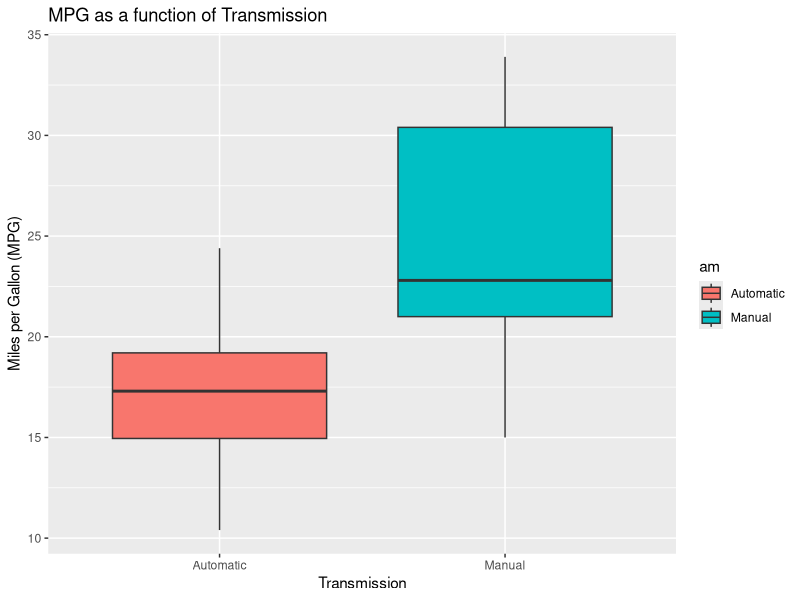
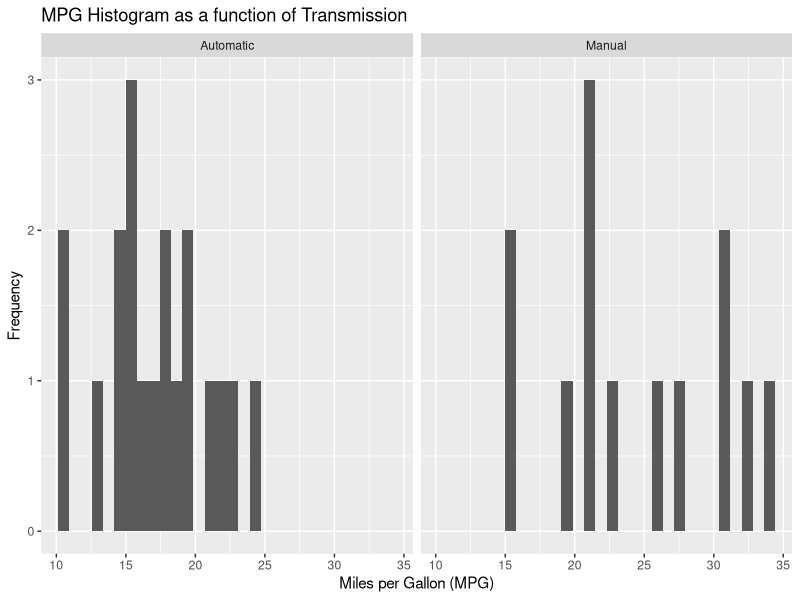
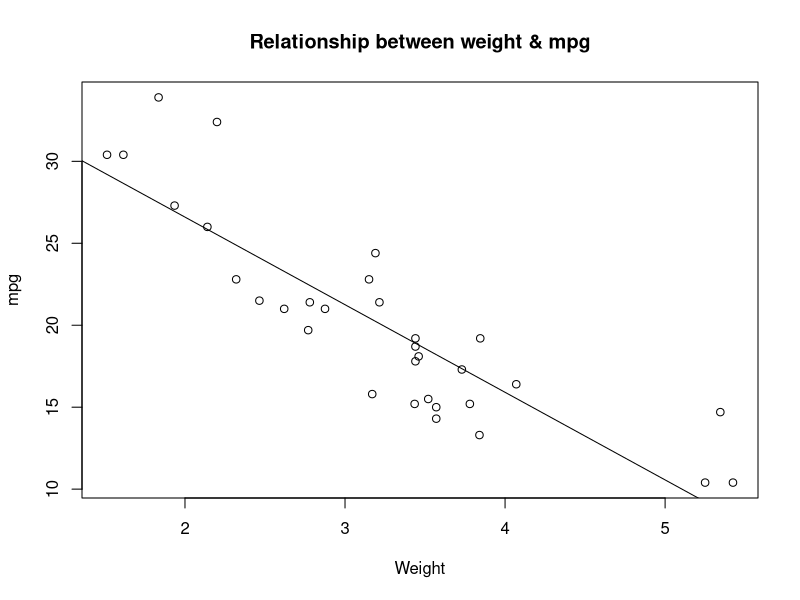

Reproduce these figures in R, in order.
## ---- chunk 1
cache=TRUE
# load the required libraries
library(datasets)
data(mtcars)
#head(mtcars, 2)
mtcars$am <- as.factor(mtcars$am) # make the am value as factor
levels(mtcars$am) <- c("Automatic", "Manual") # 0 - Automatic, 1 - Manual
## ---- chunk 2
aggregate(mpg ~ am, data=mtcars, FUN=mean)
## ---- chunk 3
aModel1 <- lm(mpg ~ cyl, data=mtcars[mtcars$am=='Automatic',])
aModel2 <- lm(mpg ~ wt, data = mtcars[mtcars$am=='Automatic',])
aModel3 <- lm(mpg ~ cyl + wt, data = mtcars[mtcars$am=='Automatic',])
aModel4 <- lm(mpg ~ disp, data = mtcars[mtcars$am=='Automatic',])
aModel5 <- lm(mpg ~ disp + cyl, data = mtcars[mtcars$am=='Automatic',])
aModel6 <- lm(mpg ~ disp + cyl + wt, data = mtcars[mtcars$am=='Automatic',])
aModel7 <- lm(mpg ~ gear, data = mtcars[mtcars$am=='Automatic',])
## ---- chunk 4

mModel1 <- lm(mpg ~ cyl, data=mtcars[mtcars$am=='Manual',])
mModel2 <- lm(mpg ~ wt, data = mtcars[mtcars$am=='Manual',])
mModel3 <- lm(mpg ~ cyl + wt, data = mtcars[mtcars$am=='Manual',])
mModel4 <- lm(mpg ~ disp, data = mtcars[mtcars$am=='Manual',])
mModel5 <- lm(mpg ~ disp + cyl, data = mtcars[mtcars$am=='Manual',])
mModel6 <- lm(mpg ~ disp + cyl + wt, data = mtcars[mtcars$am=='Manual',])
mModel7 <- lm(mpg ~ gear, data = mtcars[mtcars$am=='Manual',])
## ---- chunk 5
#boxplot of mpg as a function of transmission
library(ggplot2)
g<-ggplot(aes(y=mpg,x=am), data=mtcars)+geom_boxplot(aes(fill=am))
g+labs(x="Transmission", y="Miles per Gallon (MPG)", title="MPG as a function of Transmission")

#convert to factors
mtcars$cyl <- as.factor(mtcars$cyl)
mtcars$vs <- as.factor(mtcars$vs)
mtcars$gear <- as.factor(mtcars$gear)
mtcars$carb <- as.factor(mtcars$carb)
summary(mtcars)
g<-ggplot(data = mtcars, aes(mpg)) + geom_histogram() + facet_grid(.~am)
g+labs(x = "Miles per Gallon (MPG)", y = "Frequency", title = "MPG Histogram as a function of Transmission")

#explore the relationship between weight and mpg
plot(mtcars$wt, mtcars$mpg, xlab="Weight", ylab="mpg", main="Relationship between weight & mpg")
fit<-lm(mpg~wt, data=mtcars)
abline(fit)
